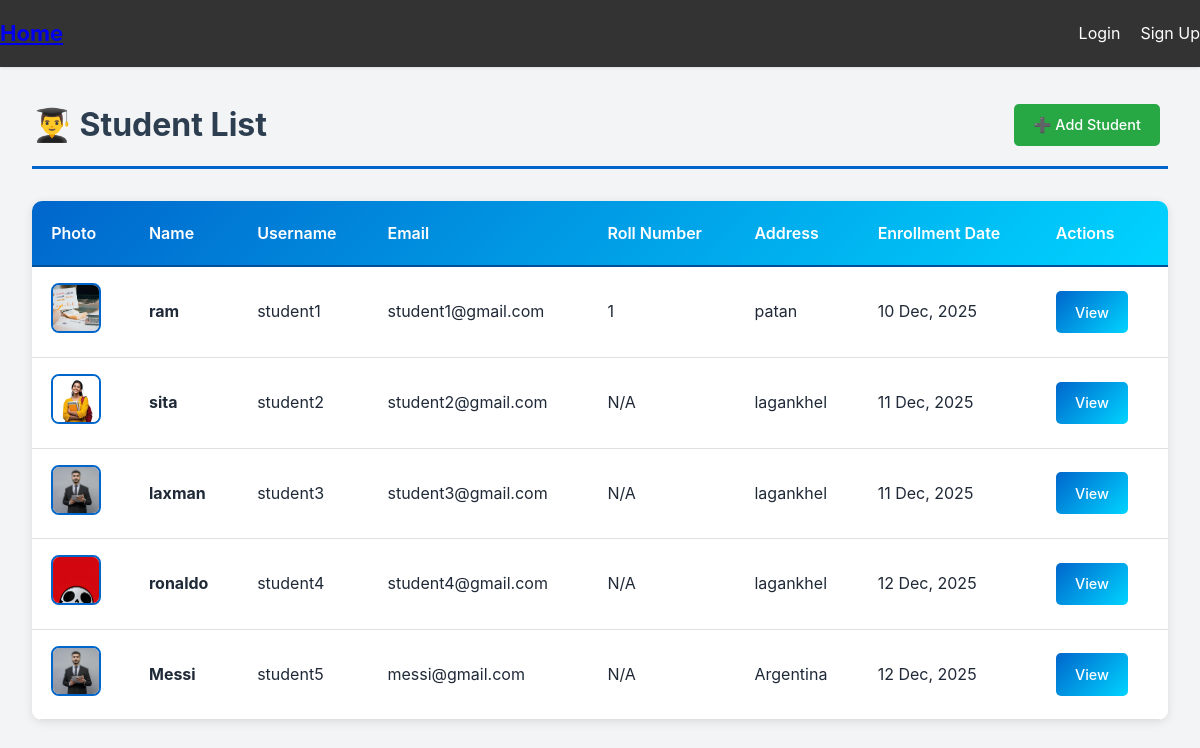
The page /student_list/ on the database its author committed.
### base/models.py (models this page shows, shortened)
class CustomUser(AbstractUser):
    USER_TYPE_CHOICES = (
        ('admin', 'Admin'),
        ('teacher', 'Teacher'),
        ('student', 'Student'),
        ('staff', 'Staff'),
    )
    name = models.CharField(max_length=255, blank=True)
    roll_number = models.IntegerField(blank=True, null=True)
    address = models.CharField(max_length=255)
    enrollment_date = models.DateField(auto_now_add=True)
    user_type = models.CharField(max_length=10, choices=USER_TYPE_CHOICES)
    email = models.EmailField(unique=True)
    image = models.ImageField(upload_to='user_image/', blank=True, null=True)

### base/views.py (the view)
# urls.py: path('student_list/', views.student_list, name='student_list'),
def student_list(request):
    students = CustomUser.objects.filter(user_type='student')
    return render(request, 'student_list.html', {'students': students})

### templates/student_list.html (shortened to what this page needs)
{% extends 'base.html' %}
{% load static %}
{% block content %}
<div class="container">
    <div class="header">
        <h1>👨‍🎓 Student List</h1>
        <a href="{% url 'add_student' %}" class="btn btn-success">
            ➕ Add Student
        </a>
    </div>
    {% if students %}
    <div class="table-wrapper">
        <table class="custom-table">
            <thead>
                <tr>
                    <th>Photo</th>
                    <th>Name</th>
                    <th>Username</th>
                    <th>Email</th>
                    <th>Roll Number</th>
                    <th>Address</th>
                    <th>Enrollment Date</th>
                    <th>Actions</th>
                </tr>
            </thead>
            <tbody>
                {% for student in students %}
                <tr>
                    <td>
                        {% if student.image %}
                            <img src="{{ student.image.url }}" class="table-img" alt="Student Photo">
                        {% else %}
                            <div style="width: 50px; height: 50px; background: #e0e0e0; border-radius: 8px; display: flex; align-items: center; justify-content: center; color: #7f8c8d;">
                                👨
                            </div>
                        {% endif %}
                    </td>
                    <td><strong>{{ student.name }}</strong></td>
                    <td>{{ student.username }}</td>
                    <td>{{ student.email }}</td>
                    <td>{{ student.roll_number|default:"N/A" }}</td>
                    <td>{{ student.address }}</td>
                    <td>{{ student.enrollment_date|date:"d M, Y" }}</td>
                    <td>
                        <a href="{% url 'student_detail' student.id %}" class="btn btn-primary">View</a>
                    </td>
                </tr>
                {% endfor %}
            </tbody>
        </table>
    </div>
    {% endif %}
</div>
{% endblock %}

### static/css/style.css (style rules this page uses)
* { margin: 0; padding: 0; box-sizing: border-box; }
body { font-family: -apple-system, BlinkMacSystemFont, 'Segoe UI', Roboto, 'Helvetica Neue', Arial, sans-serif; background-color: #f3f4f6; color: #1f2937; line-height: 1.6; }
.container { max-width: 1200px; margin: 0 auto; padding: 0 1rem; }
.btn { display: inline-block; padding: 0.625rem 1rem; border: none; border-radius: 0.5rem; font-size: 0.875rem; font-weight: 500; text-decoration: none; cursor: pointer; transition: all 0.15s ease; }
.btn-primary { background-color: #2563eb; color: white; }
.btn-success { background-color: #16a34a; color: white; }

### templates/student_list.html (style rules this page uses)
.container { max-width: 1200px; margin: 0 auto; padding: 2rem; }
.header { display: flex; justify-content: space-between; align-items: center; margin-bottom: 2rem; padding-bottom: 1rem; border-bottom: 3px solid #0066cc; }
.header h1 { margin: 0; color: #2c3e50; font-size: 2rem; }
.table-wrapper { margin: 2rem 0; overflow-x: auto; border-radius: 10px; box-shadow: 0 2px 10px rgba(0, 0, 0, 0.1); }
.custom-table { width: 100%; border-collapse: collapse; background: white; }
.custom-table thead { background: linear-gradient(135deg, #0066cc 0%, #00d4ff 100%); color: white; }
.custom-table th { padding: 1.2rem; text-align: left; font-weight: 600; border-bottom: 2px solid #004f99; }
.custom-table td { padding: 1rem 1.2rem; border-bottom: 1px solid #e0e0e0; }
.custom-table tbody tr { transition: all 0.2s ease; }
.table-img { width: 50px; height: 50px; border-radius: 8px; object-fit: cover; border: 2px solid #0066cc; }
.btn { display: inline-block; padding: 0.6rem 1.2rem; margin-right: 0.5rem; border-radius: 5px; text-decoration: none; font-weight: 500; transition: all 0.3s ease; border: none; cursor: pointer; font-size: 0.9rem; }
.btn-primary { background: linear-gradient(135deg, #0066cc 0%, #00d4ff 100%); color: white; }
.btn-success { background: #28a745; color: white; }

### rows shown on the page
CustomUser: image (picture), name "ram", username "student1", email "student1@gmail.com", roll_number "1", address "patan", enrollment_date "10 Dec, 2025"
CustomUser: image (picture), name "sita", username "student2", email "student2@gmail.com", roll_number "N/A", address "lagankhel", enrollment_date "11 Dec, 2025"
CustomUser: image (picture), name "laxman", username "student3", email "student3@gmail.com", roll_number "N/A", address "lagankhel", enrollment_date "11 Dec, 2025"
CustomUser: image (picture), name "ronaldo", username "student4", email "student4@gmail.com", roll_number "N/A", address "lagankhel", enrollment_date "12 Dec, 2025"
CustomUser: image (picture), name "Messi", username "student5", email "messi@gmail.com", roll_number "N/A", address "Argentina", enrollment_date "12 Dec, 2025"
